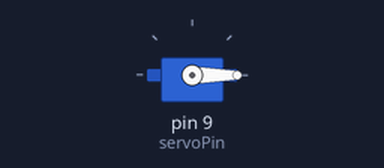
The sketch below on a simulated Arduino Uno, built with avr-gcc and run on an emulated ATmega328P. On the bench: servo.

Above: at 0.4 s.
At 1.7 s:
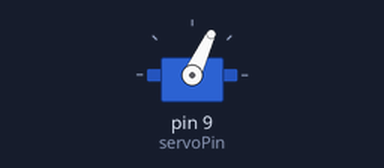
At 3.2 s:
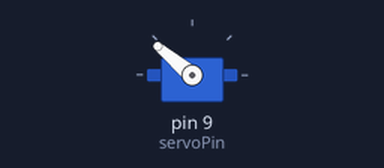
At 5.9 s:
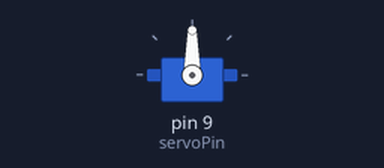
Timing chart, 0 to 7.4 s (numbered marks = the images above):
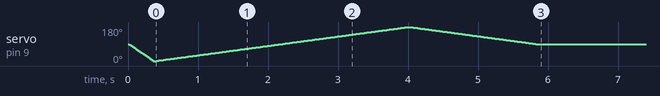

The sketch:

servo_test_Arduino.ino
```cpp
#include <Servo.h>

const int servoPin = 9; // set servo pin number

Servo servo1; // instance of servomotor

void setup(void) {

  // set output pin and attach servo instance to pin
  pinMode(servoPin, OUTPUT);
  servo1.attach(servoPin);


  // move servo from 90 to 0
  for (int i=90;i>=0;i-=5){
    servo1.write(i);
    delay(20);
  }

  // move servo from 0 to 180
  for (int i=0;i<=180;i++){
    servo1.write(i);
    delay(20);
  }

  // move servo from 180 to 90
  for (int i=180;i>=90;i--){
    servo1.write(i);
    delay(20);
  }

  servo1.write(90);
}


void loop(void) {

}
```
